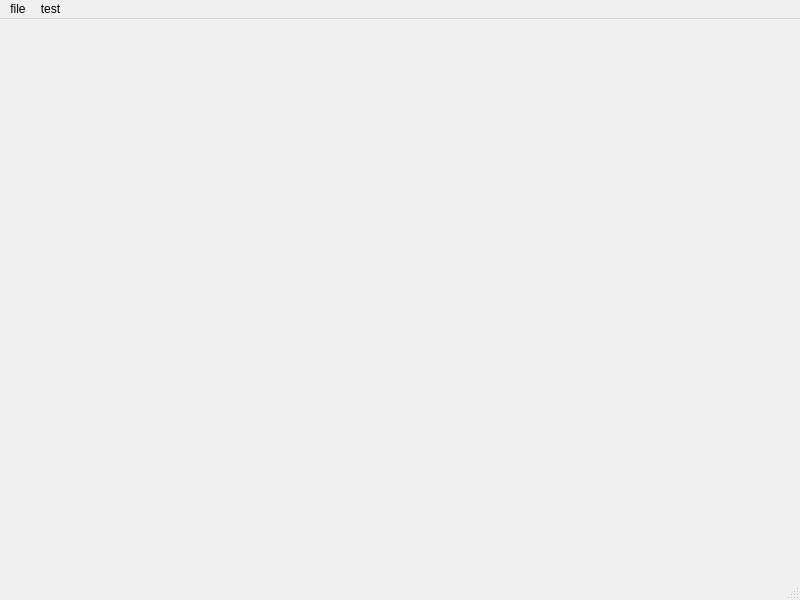
<?xml version="1.0" encoding="UTF-8"?>
<ui version="4.0">
 <class>MainWindow</class>
 <widget class="QMainWindow" name="MainWindow">
  <property name="geometry">
   <rect>
    <x>0</x>
    <y>0</y>
    <width>800</width>
    <height>600</height>
   </rect>
  </property>
  <property name="windowTitle">
   <string>MainWindow</string>
  </property>
  <widget class="QWidget" name="centralwidget"/>
  <widget class="QMenuBar" name="menubar">
   <property name="geometry">
    <rect>
     <x>0</x>
     <y>0</y>
     <width>800</width>
     <height>25</height>
    </rect>
   </property>
   <property name="sizePolicy">
    <sizepolicy hsizetype="MinimumExpanding" vsizetype="Minimum">
     <horstretch>0</horstretch>
     <verstretch>0</verstretch>
    </sizepolicy>
   </property>
   <widget class="QMenu" name="menu">
    <property name="title">
     <string>file</string>
    </property>
    <addaction name="actionadd"/>
   </widget>
   <widget class="QMenu" name="menutest">
    <property name="title">
     <string>test</string>
    </property>
    <addaction name="actionrunstatement"/>
    <addaction name="actionlist"/>
    <addaction name="actiontest"/>
   </widget>
   <addaction name="menu"/>
   <addaction name="menutest"/>
  </widget>
  <widget class="QStatusBar" name="statusbar"/>
  <action name="actionadd">
   <property name="text">
    <string>add</string>
   </property>
  </action>
  <action name="actionrunstatement">
   <property name="text">
    <string>运行</string>
   </property>
  </action>
  <action name="actionlist">
   <property name="text">
    <string>显示代码</string>
   </property>
  </action>
  <action name="actiontest">
   <property name="text">
    <string>test</string>
   </property>
  </action>
 </widget>
 <resources/>
 <connections/>
</ui>
